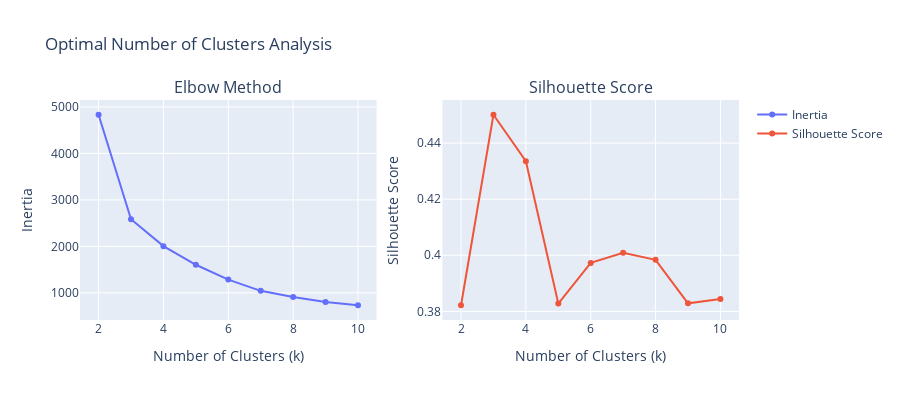

Write notebook code for a chart like this one.
### Code cell
# Find optimal number of clusters
def find_optimal_clusters(data, max_clusters=10):
    """Find optimal number of clusters using elbow method and silhouette score"""
    
    inertias = []
    silhouette_scores = []
    K_range = range(2, max_clusters + 1)
    
    for k in K_range:
        kmeans = KMeans(n_clusters=k, random_state=42, n_init=10)
        kmeans.fit(data)
        
        inertias.append(kmeans.inertia_)
        silhouette_scores.append(silhouette_score(data, kmeans.labels_))
    
    return K_range, inertias, silhouette_scores

# Find optimal clusters
k_range, inertias, sil_scores = find_optimal_clusters(scaled_data)

# Plot elbow curve and silhouette scores
fig = make_subplots(
    rows=1, cols=2,
    subplot_titles=['Elbow Method', 'Silhouette Score']
)

# Elbow method
fig.add_trace(
    go.Scatter(x=list(k_range), y=inertias, mode='lines+markers', name='Inertia'),
    row=1, col=1
)

# Silhouette score
fig.add_trace(
    go.Scatter(x=list(k_range), y=sil_scores, mode='lines+markers', name='Silhouette Score'),
    row=1, col=2
)

fig.update_xaxes(title_text="Number of Clusters (k)")
fig.update_yaxes(title_text="Inertia", row=1, col=1)
fig.update_yaxes(title_text="Silhouette Score", row=1, col=2)
fig.update_layout(height=400, title_text="Optimal Number of Clusters Analysis")
fig.show()

# Find best k based on silhouette score
best_k = k_range[np.argmax(sil_scores)]
best_silhouette = max(sil_scores)

print(f"📊 OPTIMAL CLUSTERING RESULTS:")
print(f"Best number of clusters: {best_k}")
print(f"Best silhouette score: {best_silhouette:.3f}")

# Show silhouette scores for each k
print("\nSilhouette scores by k:")
for k, score in zip(k_range, sil_scores):
    print(f"k={k}: {score:.3f}")

### Figure 1 — Plotly figure (JSON) as saved in the notebook; plotly's stock layout.template omitted (floating-point values rounded to 4 significant figures)
{"data": [{"mode": "lines+markers", "name": "Inertia", "type": "scatter", "x": [2, 3, 4, 5, 6, 7, 8, 9, 10], "xaxis": "x", "y": [4831.0, 2583.0, 2005.0, 1604.0, 1285.0, 1043.0, 910.8, 801.9, 733.1], "yaxis": "y"}, {"mode": "lines+markers", "name": "Silhouette Score", "type": "scatter", "x": [2, 3, 4, 5, 6, 7, 8, 9, 10], "xaxis": "x2", "y": [0.3822, 0.4501, 0.4335, 0.3828, 0.3973, 0.4009, 0.3984, 0.3829, 0.3844], "yaxis": "y2"}], "layout": {"annotations": [{"font": {"size": 16}, "showarrow": false, "text": "Elbow Method", "x": 0.225, "xanchor": "center", "xref": "paper", "y": 1, "yanchor": "bottom", "yref": "paper"}, {"font": {"size": 16}, "showarrow": false, "text": "Silhouette Score", "x": 0.775, "xanchor": "center", "xref": "paper", "y": 1, "yanchor": "bottom", "yref": "paper"}], "height": 400, "title": {"text": "Optimal Number of Clusters Analysis"}, "xaxis": {"anchor": "y", "domain": [0, 0.45], "title": {"text": "Number of Clusters (k)"}}, "xaxis2": {"anchor": "y2", "domain": [0.55, 1], "title": {"text": "Number of Clusters (k)"}}, "yaxis": {"anchor": "x", "domain": [0, 1], "title": {"text": "Inertia"}}, "yaxis2": {"anchor": "x2", "domain": [0, 1], "title": {"text": "Silhouette Score"}}}}
